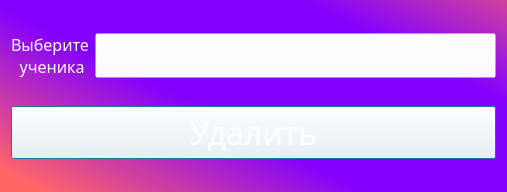
<?xml version="1.0" encoding="UTF-8"?>
<ui version="4.0">
 <class>Dialog</class>
 <widget class="QDialog" name="Dialog">
  <property name="geometry">
   <rect>
    <x>0</x>
    <y>0</y>
    <width>507</width>
    <height>192</height>
   </rect>
  </property>
  <property name="windowTitle">
   <string>Удаление ученика</string>
  </property>
  <property name="styleSheet">
   <string notr="true">QWidget {
	color: white;
	background-color: qlineargradient(spread:reflect, x1:0.647, y1:0.483864, x2:0, y2:0.972, stop:0.298507 rgba(130, 0, 255, 255), stop:0.935323 rgba(255, 102, 102, 255));
	font: 75 12pt Rubik;
}

QLabel {
	background-color: rgba(255, 255, 255, 0);
}

QLineEdit {
	background-color: rgba(255, 255, 255, 0);
}

QComboBox {
	background-color: rgba(255, 255, 255, 0);
}

QPushButton {
	background-color: rgba(255, 255, 255, 0);
}

QPushButton:pressed {	
	color: black;
	background-color: #666;
}

QPushButton:hover {
	background-color: #aaa;
}</string>
  </property>
  <layout class="QVBoxLayout" name="verticalLayout">
   <item>
    <layout class="QHBoxLayout" name="horizontalLayout">
     <item>
      <widget class="QLabel" name="lbl">
       <property name="text">
        <string>Выберите 
 ученика</string>
       </property>
       <property name="alignment">
        <set>Qt::AlignCenter</set>
       </property>
       <property name="wordWrap">
        <bool>true</bool>
       </property>
       <property name="margin">
        <number>10</number>
       </property>
      </widget>
     </item>
     <item>
      <widget class="QComboBox" name="choosing_box">
       <property name="sizePolicy">
        <sizepolicy hsizetype="MinimumExpanding" vsizetype="Maximum">
         <horstretch>0</horstretch>
         <verstretch>0</verstretch>
        </sizepolicy>
       </property>
       <property name="styleSheet">
        <string notr="true">font-size:20pt;</string>
       </property>
      </widget>
     </item>
    </layout>
   </item>
   <item>
    <widget class="QPushButton" name="delete_btn">
     <property name="sizePolicy">
      <sizepolicy hsizetype="Minimum" vsizetype="Maximum">
       <horstretch>0</horstretch>
       <verstretch>0</verstretch>
      </sizepolicy>
     </property>
     <property name="styleSheet">
      <string notr="true">font-size: 24pt;</string>
     </property>
     <property name="text">
      <string>Удалить</string>
     </property>
    </widget>
   </item>
  </layout>
 </widget>
 <resources/>
 <connections/>
</ui>
